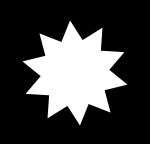
//> input picture Lab5/boundary.JPG, 150 x 144 px
$ ./4-_Boundary_Extraction   (built with g++ and OpenCV 4)
//> lines starting //> are read from the running program, lines starting //| are printed output that depends on the picture
#include "opencv2/imgproc/imgproc.hpp"
#include "opencv2/highgui/highgui.hpp"
#include <stdlib.h>
#include <stdio.h>
#include <iostream>

using namespace cv;


char* window_name = "Hit and Miss Demo Demo";


/** @function main */
int main( int argc, char** argv )
{
	cv::Mat src = cv::imread("boundary.jpg", 0);
//> src is the input picture: 144 rows x 150 cols, CV_8UC1; min 0, max 255, mean 66.3
	if (!src.data)
		return 0;

	cv::Mat kernel = cv::Mat::ones(3, 3, CV_8U);
	cv::Mat eroded;
	cv::erode(src, eroded, kernel);
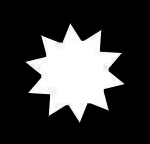
//> eroded: 144 rows x 150 cols, CV_8UC1; min 0, max 255, mean 59.1
	cv::Mat dst = src - eroded;
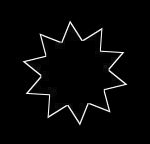
//> dst: 144 rows x 150 cols, CV_8UC1; min 0, max 255, mean 7.2

	namedWindow("hassan");
	imshow("hassan",dst);
	waitKey(0);
	return 0;
 }
